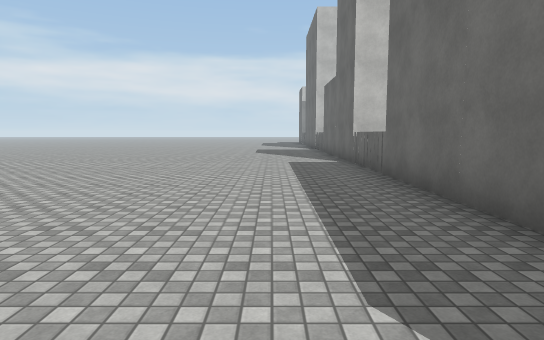
view 1 (above)

14 first-person views from a walk through a Unity game level. The camera is 1.5 m above the floor, tilts 6° down and sees 75° across. The floor is counted in squares, 2 m on a side. Each view is taken from the middle of a square. On the plan, view 1 faces up. The plan holds only what a view shows up to about 11 squares ahead; the rest is blank. The place goes on beyond the plan. The player is left out. Some animated figures are left out. Surface patterns are stand-ins for the level's own textures.

view 2
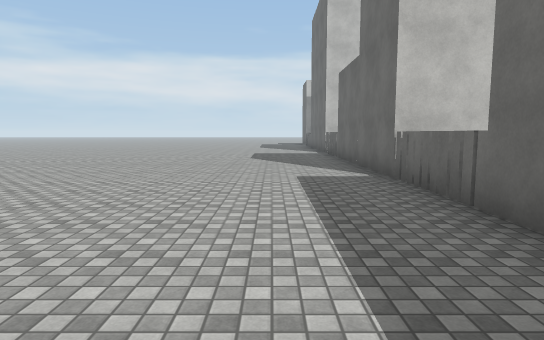

view 3
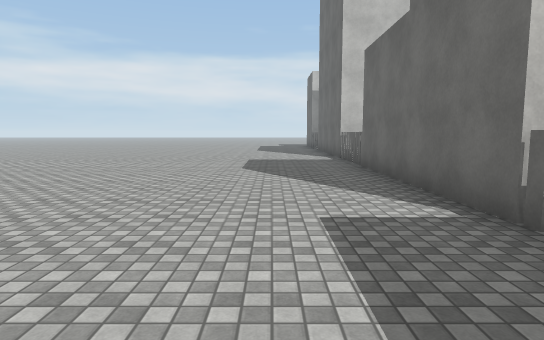

view 4
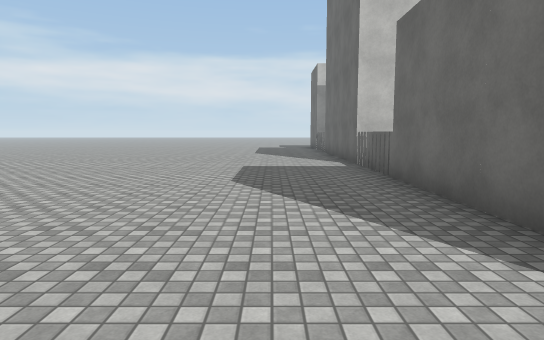

view 5
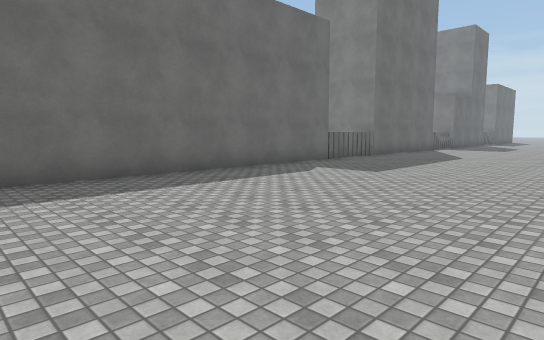

view 6
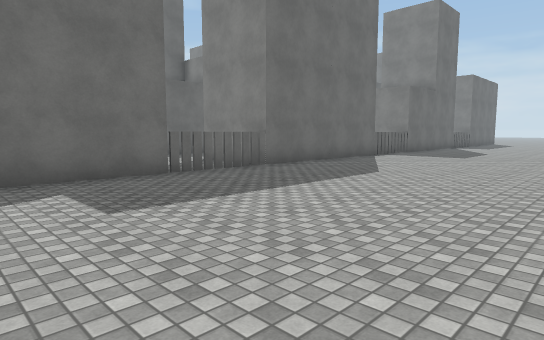

view 7
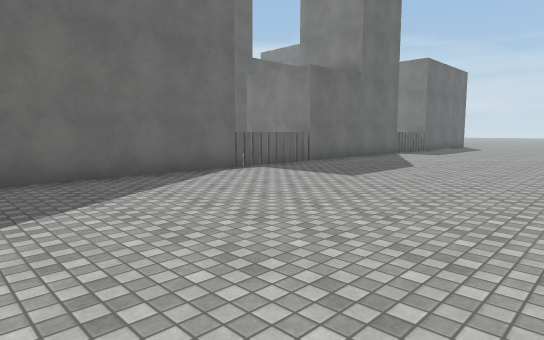

view 8
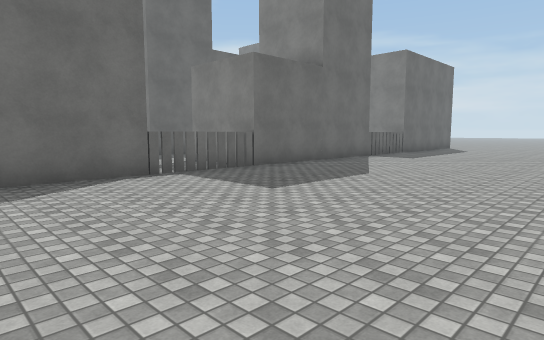

view 9
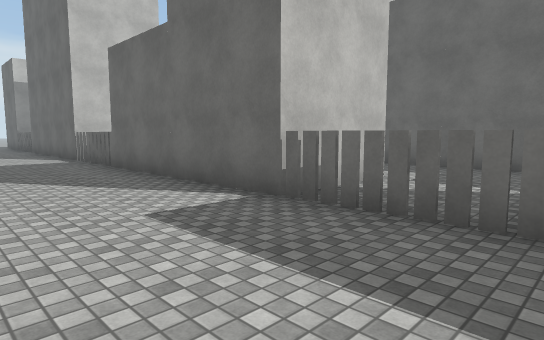

view 10
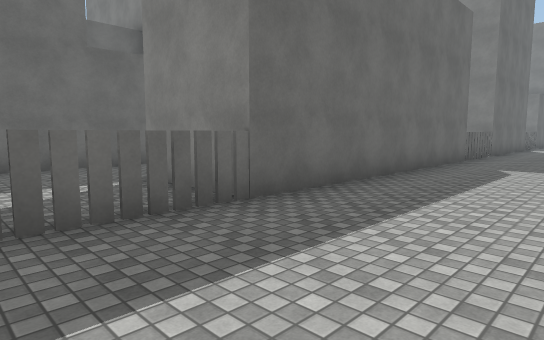

view 11
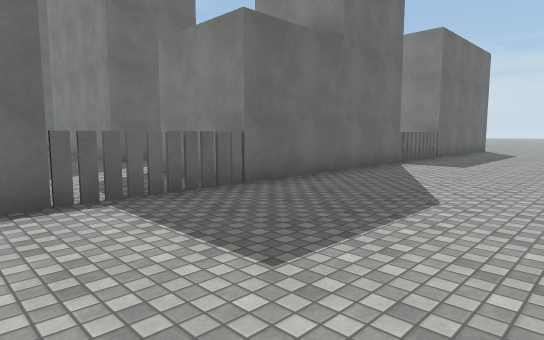

view 12
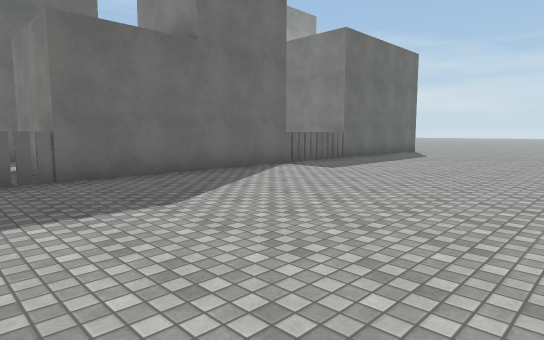

view 13
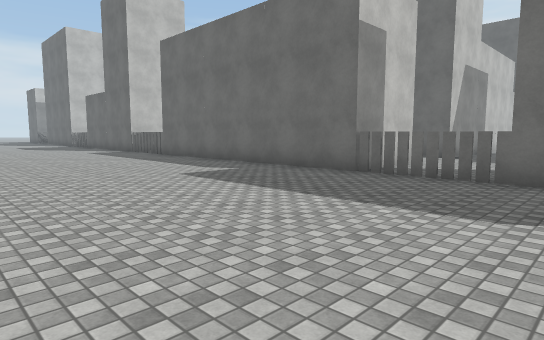

view 14
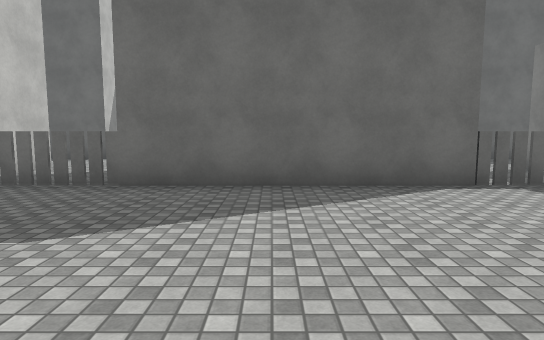

### Floor plan
Points are (right, up) in squares from view 1. A wall is a line through its corners. A room is listed if a view was taken in it or the views show most of it. See-through windows are left out.
Room 1 (views 1, 2, 3, 4, 5, 6, 7, 8, 9, 10, 11, 12, 13, 14)
walls: (4.6, -1.3) (2.4, -1.3); (2, -0.6) (2, 5.6); (8, -1.3) (7.1, -1.3) (7.1, 0.4); (2.4, -3.8) (4.6, -3.8); (7.1, 5.1) (7.1, 10.2); (2.4, 6.3) (4.6, 6.3); (4.6, 8.9) (2.4, 8.9); (2, -8.5) (2, -4.4); (2, 9.4) (2, 13.5); (3, 16.5) (2, 16.5) (2, 17.5); (2, -16.5) (2, -11.4) (4.6, -11.4)
ways out: opening at (4.8, -9.5)
objects: other object (2, -17); barricade (2, -11); barricade (2, -10); barricade (2, -9); barricade (2, -4); barricade (2, -3); barricade (2, -2); barricade (2, -1); barricade (2, 6); barricade (2, 7); barricade (2, 8); barricade (2, 9); barricade (2, 14); other object (2, 15); other object (2, 16)

Where each view was taken, in squares from view 1:
view 1: 0 up, 0 right, facing up
view 2: 3 up, 0 right, facing up
view 3: 6 up, 0 right, facing up
view 4: 8 up, 0 right, facing up
view 5: 7 up, 4 left, facing down-right
view 6: 2 up, 4 left, facing down-right
view 7: 4 down, 4 left, facing down-right
view 8: 6 down, 4 left, facing down-right
view 9: 6 up, 1 left, facing up-right
view 10: 9 up, 1 left, facing down-right
view 11: 8 down, 2 left, facing down-right
view 12: 10 down, 4 left, facing down-right
view 13: 5 down, 4 left, facing up-right
view 14: 6 down, 3 left, facing right
